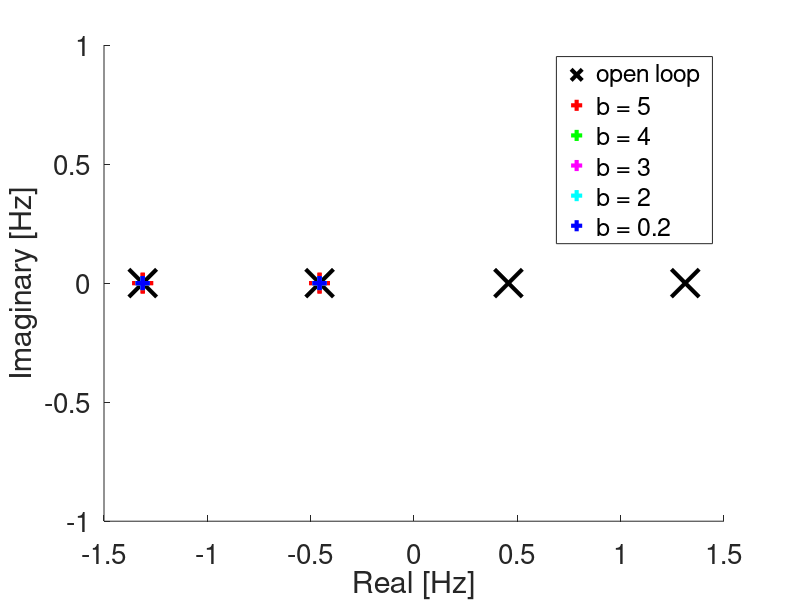

The MATLAB script that drew this image:
ol = [1.3127 0.4570 -1.3127 -0.4569]';
b5 = [-1.3136
   -1.3118
   -0.4570
   -0.4570]';
b4 = [   -1.3135
   -1.3119
   -0.4570
   -0.4570]';
b3 = [  -1.3134
   -1.3120
   -0.4570
   -0.4570]';
b2 = [-1.3133
   -1.3121
   -0.4570
   -0.4570]';
b02 = [ -1.3132
   -1.3123
   -0.4570
   -0.4570]';

figure;
hold on
plot(real(ol),imag(ol),'x','MarkerSize',20,'LineWidth',3,'MarkerEdgeColor','k')

plot(real(b5),imag(b5),'+','MarkerSize',15,'LineWidth',3,'MarkerEdgeColor','r')
plot(real(b4),imag(b4),'+','MarkerSize',10,'LineWidth',3,'MarkerEdgeColor','g')
plot(real(b3),imag(b3),'+','MarkerSize',10,'LineWidth',3,'MarkerEdgeColor','m')
plot(real(b2),imag(b2),'+','MarkerSize',10,'LineWidth',3,'MarkerEdgeColor','c')
plot(real(b02),imag(b02),'+','MarkerSize',10,'LineWidth',3,'MarkerEdgeColor','b')
legend('open loop', 'b = 5', 'b = 4', 'b = 3', 'b = 2', 'b = 0.2')
xlabel('Real [Hz]')
ylabel('Imaginary [Hz]')
set(gca,'FontSize',20)